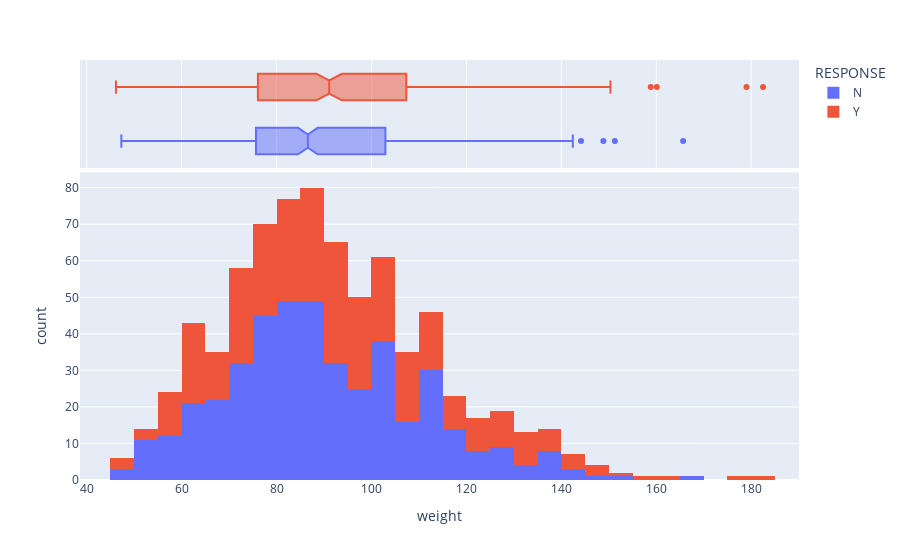

The cell this chart's notebook holds for it:
### Code cell
px.histogram(df_merged, x="weight", color="RESPONSE", marginal="box")

### Figure 1 — Plotly figure (JSON) as saved in the notebook; plotly's stock layout.template omitted (floating-point values rounded to 4 significant figures; data arrays with more than 128 entries replaced by an {"elided": "..."} marker saying what was removed)
{"data": [{"alignmentgroup": "True", "bingroup": "x", "hovertemplate": "RESPONSE=N<br>weight=%{x}<br>count=%{y}<extra></extra>", "legendgroup": "N", "marker": {"color": "#636efa", "pattern": {"shape": ""}}, "name": "N", "offsetgroup": "N", "orientation": "v", "showlegend": true, "type": "histogram", "x": {"elided": "434 float values"}, "xaxis": "x", "yaxis": "y"}, {"alignmentgroup": "True", "hovertemplate": "RESPONSE=N<br>weight=%{x}<extra></extra>", "legendgroup": "N", "marker": {"color": "#636efa"}, "name": "N", "notched": true, "offsetgroup": "N", "showlegend": false, "type": "box", "x": {"elided": "434 float values"}, "xaxis": "x2", "yaxis": "y2"}, {"alignmentgroup": "True", "bingroup": "x", "hovertemplate": "RESPONSE=Y<br>weight=%{x}<br>count=%{y}<extra></extra>", "legendgroup": "Y", "marker": {"color": "#EF553B", "pattern": {"shape": ""}}, "name": "Y", "offsetgroup": "Y", "orientation": "v", "showlegend": true, "type": "histogram", "x": {"elided": "334 float values"}, "xaxis": "x", "yaxis": "y"}, {"alignmentgroup": "True", "hovertemplate": "RESPONSE=Y<br>weight=%{x}<extra></extra>", "legendgroup": "Y", "marker": {"color": "#EF553B"}, "name": "Y", "notched": true, "offsetgroup": "Y", "showlegend": false, "type": "box", "x": {"elided": "334 float values"}, "xaxis": "x2", "yaxis": "y2"}], "layout": {"barmode": "relative", "legend": {"title": {"text": "RESPONSE"}, "tracegroupgap": 0}, "margin": {"t": 60}, "xaxis": {"anchor": "y", "domain": [0, 1], "title": {"text": "weight"}}, "xaxis2": {"anchor": "y2", "domain": [0, 1], "matches": "x", "showgrid": true, "showticklabels": false}, "yaxis": {"anchor": "x", "domain": [0, 0.7326], "title": {"text": "count"}}, "yaxis2": {"anchor": "x2", "domain": [0.7426, 1], "matches": "y2", "showgrid": false, "showline": false, "showticklabels": false, "ticks": ""}}}
